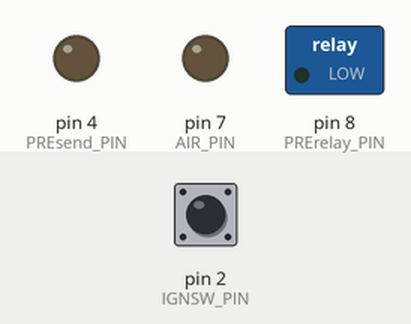
The sketch below on a simulated Arduino Uno, built with avr-gcc and run on an emulated ATmega328P. Shown: switched loads named in the sketch (green lamp = pin HIGH), output pins drawn as LEDs (lit = HIGH). The test bench sets the inputs (shaded band); at power-on: pin 2 (IGNSW_PIN) LOW.

Above: at 1.7 s.
1.8 s: pin 2 (IGNSW_PIN) pulled HIGH for 0.15 s
At 2.3 s:
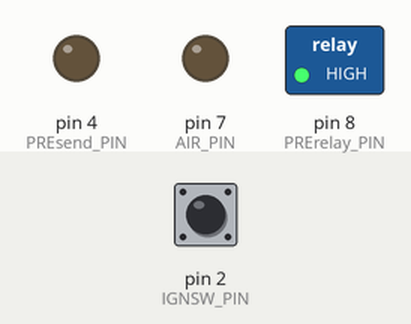
4.9 s: pin 2 (IGNSW_PIN) pulled HIGH for 1 s
At 8.2 s:
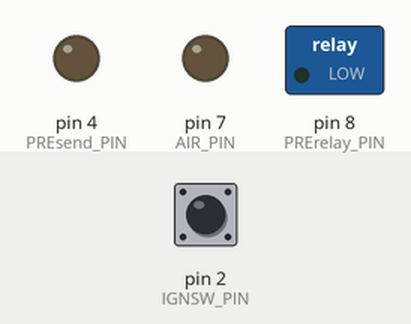
8.9 s: pin 2 (IGNSW_PIN) pulled HIGH for 3.2 s
At 12.0 s:
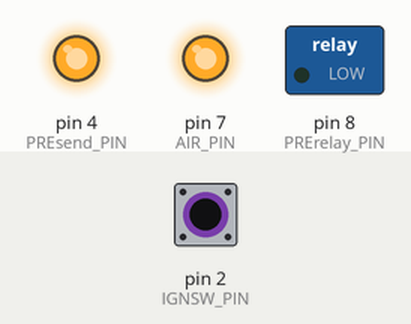
Timing chart, 0 to 13.6 s (numbered marks = the images above; inputs shaded):
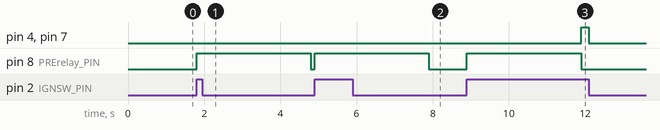

Measured:
- after the input at 1.8 s, pin 8 (PRErelay_PIN): LOW → HIGH at once, → LOW 3.0 s later
- after the input at 4.9 s, pin 8 (PRErelay_PIN): LOW → HIGH at once, → LOW 3.0 s later
- after the input at 8.9 s, pin 4 (PREsend_PIN), pin 7 (AIR_PIN): LOW → HIGH after 3.0 s, → LOW 0.20 s later; pin 8 (PRErelay_PIN): LOW → HIGH at once, → LOW 3.0 s later

The sketch:

Sub_code_Cpu2.ino
```cpp
//CPU2,precharge制御プログラム
//このプログラム概要：
/////////////////////GLV:onでマイコン起動，TS:onでprecharge制御開始
/////////////////////制御時間2.5s, 制御完了後0.5秒delayしてCPU１にdigitalwriteで知らせる

const int IGNSW_PIN = 2;     //IGNSWのデジタル入力ピン,割り込み
const int AIR_PIN = 7;       //AIR+の制御ピン
const int PRErelay_PIN = 8;  //precharge relayの制御ピン
const int PREsend_PIN = 4;   //CPU1につなげるピン
int Presta = 0;              //precharge実行したかを判断する, 1:実行済み，0：未実行
int TS = 0;

void setup() {
  /*
  Serial.begin(9600);
  */
  pinMode(IGNSW_PIN, INPUT);
  pinMode(AIR_PIN, OUTPUT);
  pinMode(PRErelay_PIN, OUTPUT);
  pinMode(PREsend_PIN, OUTPUT);

  //attachInterrupt(0, PreStop, FALLING);

  digitalWrite(PRErelay_PIN, LOW);
  digitalWrite(AIR_PIN, LOW);
  delay(500);  //プログラムが動いてから急にリレーが閉じないようにする
}

void loop() {
  TS = digitalRead(IGNSW_PIN);

  if (TS == HIGH) {
    if (Presta != 1) {
      digitalWrite(PRErelay_PIN, HIGH);
      digitalWrite(AIR_PIN, LOW);
      delay(3000);
      digitalWrite(PRErelay_PIN, LOW);
      digitalWrite(AIR_PIN, HIGH);

      digitalWrite(PREsend_PIN, HIGH);  //Cpu1に送信
      Presta = 1;
    }
  } else if (TS == LOW) {
    digitalWrite(PRErelay_PIN, LOW);
    digitalWrite(AIR_PIN, LOW);
    digitalWrite(PREsend_PIN, LOW);
    Presta = 0;
  }

}  //loop終了
```
